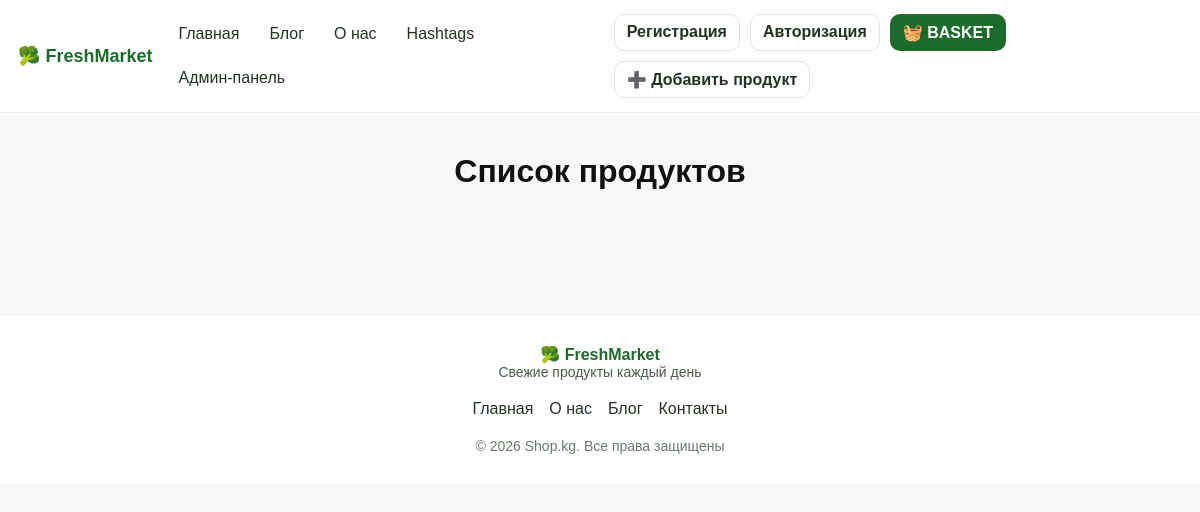
The page /products_list/ on the database as committed earlier.
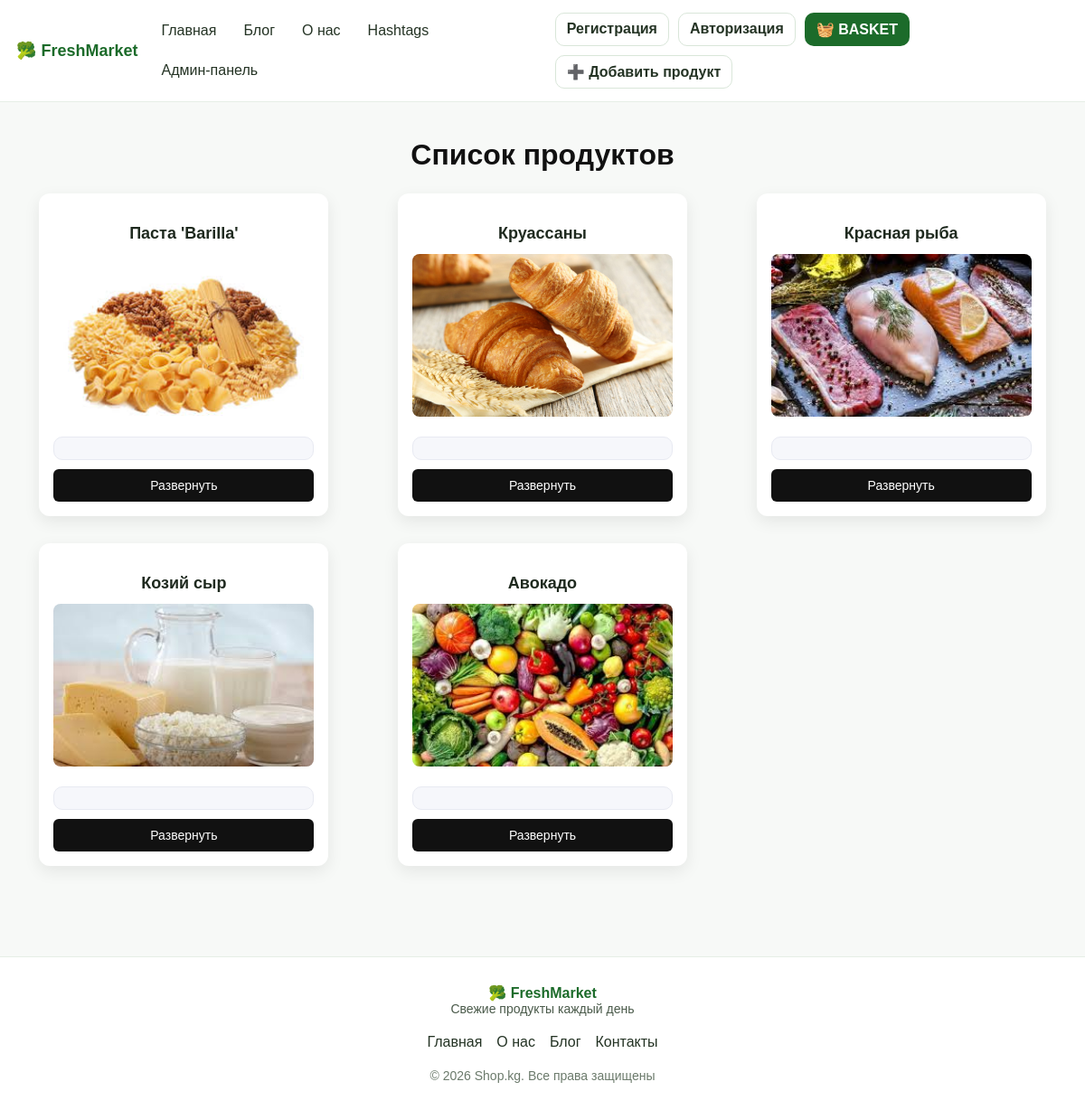
The same page on the database as committed later.
### products/models.py (models this page shows, shortened)
class Products(models.Model):
    name_products=models.CharField(max_length=100)
    image=models.ImageField(upload_to="products/", blank=True, null=True)
    price=models.PositiveIntegerField()
    stock = models.PositiveIntegerField(default=0)
    TYPE_PRODUCTS=(
        ('bakery products', 'Bakery products'),
        ('grains and pasta', 'Grains and pasta'),
        ('meat products', 'Meat products'),
        ('dairy products', 'Dairy products'),
        ('vegetables', 'Vegetables')
    )
    type_products=models.CharField(max_length=100, choices=TYPE_PRODUCTS )
    created_at=models.DateTimeField(auto_now_add=True)

### products/views.py (the view)
# urls.py: path('', include("products.urls")),
def products(request):
     if request.method== 'GET':
         products=Products.objects.all()
     return render(
         request,
         template_name='products/products_list.html',
         context={
             'products': products
         }
     )

### templates/products/products_list.html
{% load static %}
{% include '../header.html' %}
<link rel="stylesheet" href="{% static 'styles/style.css' %}?v=4">
<main class="news-container">
  <h1 class="news-title">Список продуктов</h1>
  <ul class="news-list">
    {% for i in products %}
      <li class="news-card">
        <h3 class="news-name">{{ i.name_products }}</h3>
        <img
          class="news-image"
          src="{{ i.image.url }}"
          alt="{{ i.name_products }}"
        >
        <span class="news-date">{{ i.create_at }}</span>
        <a class="news-button" href="/products_list/{{ i.id }}/">
          Развернуть
        </a>
      </li>
    {% endfor %}
  </ul>
</main>
{% include '../footer.html' %}

### templates/header.html
<header class="header">
  <div class="logo">🥦 FreshMarket</div>
  <nav class="nav">
    <a class="nav__link" href="{% url 'home_page' %}">Главная</a>
    <a class="nav__link" href="ex_1">Блог</a>
    <a class="nav__link" href="ex_3">О нас</a>
    <a class="nav__link" href="#">Hashtags</a>
    <a class="nav__link admin" href="/admin/">Админ-панель</a>
  </nav>
  <div class="actions">
    <a class="btn btn--ghost" href="#">Регистрация</a>
    <a class="btn btn--ghost" href="#">Авторизация</a>
    <a class="btn btn--basket" href="{% url 'basket_list' %}">
      🧺 BASKET
    </a>
    <a class="btn btn--ghost" href="{% url 'create_basket' %}">
      ➕ Добавить продукт
    </a>
  </div>
</header>

### templates/footer.html
<footer class="footer">
  <div class="footer__content">
    <div class="footer__brand">
      🥦 FreshMarket
      <span>Свежие продукты каждый день</span>
    </div>
    <div class="footer__links">
      <a href="{% url 'home_page' %}">Главная</a>
      <a href="ex_3">О нас</a>
      <a href="ex_1">Блог</a>
      <a href="#">Контакты</a>
    </div>
    <div class="footer__copy">
      © 2026 Shop.kg. Все права защищены
    </div>
  </div>
</footer>

### static/styles/style.css (style rules this page uses)
* { box-sizing: border-box; }
.header { display: flex; align-items: center; justify-content: space-between; gap: 16px; padding: 14px 18px; background: #ffffff; border-bottom: 1px solid #e6eee6; }
.logo { font-weight: 700; font-size: 18px; color: #1c6b2a; white-space: nowrap; }
.nav { display: flex; gap: 10px; flex-wrap: wrap; }
.nav__link { text-decoration: none; color: #243324; padding: 8px 10px; border-radius: 10px; transition: background 0.15s; }
.actions { display: flex; gap: 10px; flex-wrap: wrap; }
.btn { text-decoration: none; padding: 8px 12px; border-radius: 10px; font-weight: 600; border: 1px solid transparent; }
.btn--ghost { background: #ffffff; border-color: #d9e6d9; color: #243324; }
.btn--basket { background: #1c6b2a; color: #ffffff; }
.footer { background: #ffffff; border-top: 1px solid #e6eee6; padding: 30px 20px; margin-top: 60px; }
.footer__content { max-width: 1200px; margin: 0 auto; display: grid; gap: 20px; text-align: center; }
.footer__brand { font-weight: 700; color: #1c6b2a; }
.footer__brand span { display: block; font-weight: 400; font-size: 14px; color: #4a5a4a; }
.footer__links { display: flex; justify-content: center; gap: 16px; flex-wrap: wrap; }
.footer__links a { text-decoration: none; color: #243324; }
.footer__copy { font-size: 14px; color: #6b7a6b; }
.news-container { max-width: 1200px; margin: 0 auto; padding: 40px 20px; }
.news-title { text-align: center; font-size: 32px; margin-bottom: 40px; }
.news-list { list-style: none; padding: 0; margin: 0; display: grid; grid-template-columns: repeat(3, 1fr); gap: 30px; justify-items: center; }
.news-card { width: 100%; max-width: 320px; background: #fff; border-radius: 12px; padding: 16px; display: flex; flex-direction: column; box-shadow: 0 6px 18px rgba(0, 0, 0, 0.08); transition: transform 0.2s ease; }
.news-name { font-size: 18px; text-align: center; margin-bottom: 12px; }
.news-image { width: 100%; height: 180px; object-fit: cover; border-radius: 8px; margin-bottom: 12px; }
.news-date { text-align: center; font-size: 14px; color: #777; margin-bottom: 16px; }
.news-button { margin-top: auto; display: block; text-align: center; padding: 10px 0; background: #111; color: #fff; border-radius: 6px; text-decoration: none; font-size: 14px; transition: background 0.2s ease; }
.news-title { font-size: 32px; text-align: center; margin: 0 0 24px; color: #111; }
.news-price, .news-stock, .news-category, .news-date { font-size: 16px; line-height: 1.5; margin: 10px 0; color: #222; }
.news-price, .news-stock, .news-category, .news-date { padding: 12px 14px; border-radius: 10px; background: #f6f7fb; border: 1px solid #e8eaf2; }
.news-date { display: block; }

Rows that differ between the two databases and show on the page:
added Products: name_products "Паста 'Barilla'", image (picture)
added Products: name_products "Круассаны", image (picture)
added Products: name_products "Красная рыба", image (picture)
added Products: name_products "Козий сыр", image (picture)
added Products: name_products "Авокадо", image (picture)
